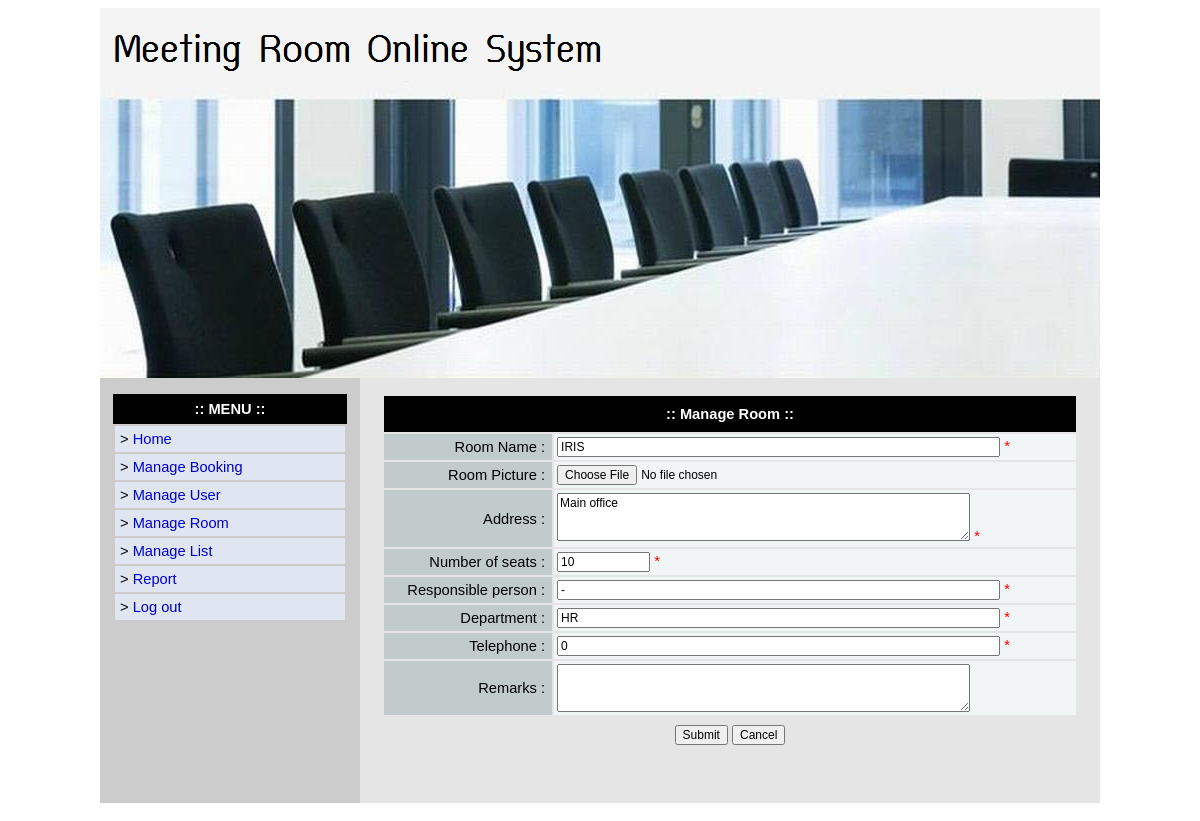
/admin/manage_room/edit_tuple.php?id=18 (signed in), run on the app's committed database.
### tables this page shows
CREATE TABLE `room_tb` (
  `id` int(5) NOT NULL,
  `room_name` varchar(200) NOT NULL,
  `room_pic` varchar(100) NOT NULL,
  `room_address` varchar(500) NOT NULL,
  `total_seat` varchar(10) NOT NULL,
  `response_name` varchar(200) NOT NULL,
  `department` varchar(200) NOT NULL,
  `tel` varchar(200) NOT NULL,
  `remarks` varchar(500) NOT NULL
);

### admin/manage_room/edit_tuple.php (the view, shortened to what this page needs)
<?php
$id = $_GET['id'];
$query = "select * from room_tb where id='$id'";
$result= mysql_query($query);
$row = mysql_fetch_array($result);
?>
<!DOCTYPE html PUBLIC "-//W3C//DTD XHTML 1.0 Transitional//EN" "http://www.w3.org/TR/xhtml1/DTD/xhtml1-transitional.dtd">
<html xmlns="http://www.w3.org/1999/xhtml">
<head>
</head>
<body>
<center>
<table border="0" cellpadding="0" cellspacing="0" width="1000">
  <tbody><tr>
    <td>
<table class="bottom_border" border="0" cellpadding="0" cellspacing="0" width="100%">
  <tbody>
  <tr>
      <td align="center"><img src="../../images/meeting_header.jpg"></td>
  </tr>
</tbody>
</table>
</td>
  </tr>
  <tr>
    <td><table border="0" cellpadding="0" cellspacing="0" width="100%">
      <tbody><tr>
        <td class="right_border" bgcolor="#CCCCCC" valign="top" width="15%"><table border="0" cellpadding="0" cellspacing="0" width="260">
          <tbody><tr>
            <td>&nbsp;</td>
          </tr>
          <tr>
            <td>
<table border="0" cellpadding="0" cellspacing="0" width="100%">
  <tbody><tr>
    <td>
<table align="center" border="0" cellpadding="0" cellspacing="0" width="90%">
      <tbody>
        <tr>
        <td bgcolor="#000000" height="30" align="center"><font color="#FFFFFF"><b>:: MENU ::</b></font></td>
        </tr>
      <tr>
        <td><table align="center" border="0" cellpadding="5" cellspacing="2" width="100%">
          <tbody>
          <tr>
            <td bgcolor="#DFE6F1"><div align="left">&gt <a href="../index.php">Home</a></div></td>
          </tr>
          <tr>
            <td bgcolor="#DFE6F1"><div align="left">&gt <a href="../manage_booking/index.php">Manage Booking</a></div></td>
          </tr>
          <tr>
            <td bgcolor="#DFE6F1"><div align="left">&gt <a href="../manage_user/index.php">Manage User</a></div></td>
          </tr>
          <tr>
            <td bgcolor="#DFE6F1"><div align="left">&gt <a href="../manage_room/index.php">Manage Room</a></div></td>
          </tr>
          <tr>
            <td bgcolor="#DFE6F1"><div align="left">&gt <a href="../manage_list/index.php">Manage List</a></div></td>
          </tr>
          <tr>
            <td bgcolor="#DFE6F1"><div align="left">&gt <a href="../manage_report/index.php">Report</a></div></td>
          </tr>
          <tr>
            <td bgcolor="#DFE6F1"><div align="left">&gt <a href="../../logout.php">Log out</a></div></td>
          </tr>
        </tbody></table></td>
        </tr>
    </tbody>
</table>
    </td>
  </tr>
  <tr>
    <td>&nbsp;</td>
  </tr>
</tbody></table>
</td>
          </tr>
        </tbody></table></td>
        <td bgcolor="#E5E5E5" valign="top" width="85%"><table align="center" border="0" cellpadding="0" cellspacing="0" width="95%">
          <tbody><tr>
            <td>&nbsp;</td>
          </tr>
          <tr>
            <td>
<form action="edit_tuple_in.php" name="form1" method="post" enctype="multipart/form-data" onsubmit="return checkform(this);">
<table width="99%" border="0" align="center" cellpadding="3" cellspacing="2">
  <tr>
    <td bgcolor="#000000" colspan="2" height="30" align="center"><font color="#FFFFFF"><b>:: Manage Room ::</b></font></td>
  </tr>
  <tr>
    <td bgcolor="#C1CBCB"><div align="right">Room Name :&nbsp;</div></td>
    <td bgcolor="#F2F5F5"><div align="left"><input name="room_name" type="text" size="60" value="<?php echo $row['room_name']; ?>" maxlength="200" /> <font color="red">*</font></div></td>
  </tr>
  <tr>
    <td bgcolor="#C1CBCB"><div align="right">Room Picture :&nbsp;</div></td>
    <td bgcolor="#F2F5F5"><div align="left"><INPUT type="file" name="filesattach_name" id="filesattach_name" size="49"></div></td>
  </tr>
  <tr>
    <td bgcolor="#C1CBCB"><div align="right">Address :&nbsp;</div></td>
    <td bgcolor="#F2F5F5"><div align="left"><textarea name="room_address" cols="56" rows="3"><?php echo $row['room_address']; ?></textarea> <font color="red">*</font></div></td>
  </tr>
  <tr>
    <td bgcolor="#C1CBCB"><div align="right">Number of seats :&nbsp;</div></td>
    <td bgcolor="#F2F5F5"><div align="left"><input name="total_seat" type="text" size="10" value="<?php echo $row['total_seat']; ?>" maxlength="10" /> <font color="red">*</font></div></td>
  </tr>
  <tr>
    <td bgcolor="#C1CBCB"><div align="right">Responsible person :&nbsp;</div></td>
    <td bgcolor="#F2F5F5"><div align="left"><input name="response_name" type="text" size="60" value="<?php echo $row['response_name']; ?>" maxlength="200" /> <font color="red">*</font></div></td>
  </tr>
  <tr>
    <td bgcolor="#C1CBCB"><div align="right">Department :&nbsp;</div></td>
    <td bgcolor="#F2F5F5"><div align="left"><input name="department" type="text" size="60" value="<?php echo $row['department']; ?>" maxlength="200" /> <font color="red">*</font></div></td>
  </tr>
  <tr>
    <td bgcolor="#C1CBCB"><div align="right">Telephone :&nbsp;</div></td>
    <td bgcolor="#F2F5F5"><div align="left"><input name="tel" type="text" size="60" value="<?php echo $row['tel']; ?>" maxlength="200" /> <font color="red">*</font></div></td>
  </tr>
  <tr>
    <td bgcolor="#C1CBCB"><div align="right">Remarks :&nbsp;</div></td>
    <td bgcolor="#F2F5F5"><div align="left"><textarea name="remarks" cols="56" rows="3"><?php echo $row['remarks']; ?></textarea></div></td>
  </tr>
  <tr>
    <td colspan="2" height="30" align="center"><input name="submit_bt" value="Submit" type="submit"> <input name="reset_bt" value="Cancel" type="reset"></td>
  </tr>
</table>
</form>
<br></td>
          </tr>
          <tr>
            <td>&nbsp;</td>
          </tr>
          <tr>
            <td>&nbsp;</td>
          </tr>
        </tbody></table></td>
      </tr>
      <tr>
        <td colspan="2">
<table border="0" cellpadding="0" cellspacing="0" height="10" width="100%">
  <tbody><tr>
    <td></td>
  </tr>
</tbody>
</table>
</td>
        </tr>
    </tbody></table></td>
  </tr>
</tbody></table>
</center>
</body>
</html>

### admin/manage_room/edit_tuple.php (style rules this page uses)
A:link { color: #0000cc; text-decoration:none }
input, textarea { font-family: Arial, Helvetica, sans-serif; font-size: 9pt; }
b { font-family: Arial, Helvetica, sans-serif; font-size: 11pt; }
font, td { font-family: Arial, Helvetica, sans-serif; font-size: 11pt; }
BODY { font-size: 9pt; font-family: Arial, Helvetica, sans-serif; }

### data on the page
room_tb: room_name "IRIS", room_address "Main office", total_seat "10", response_name "-", department "HR", tel "0"
